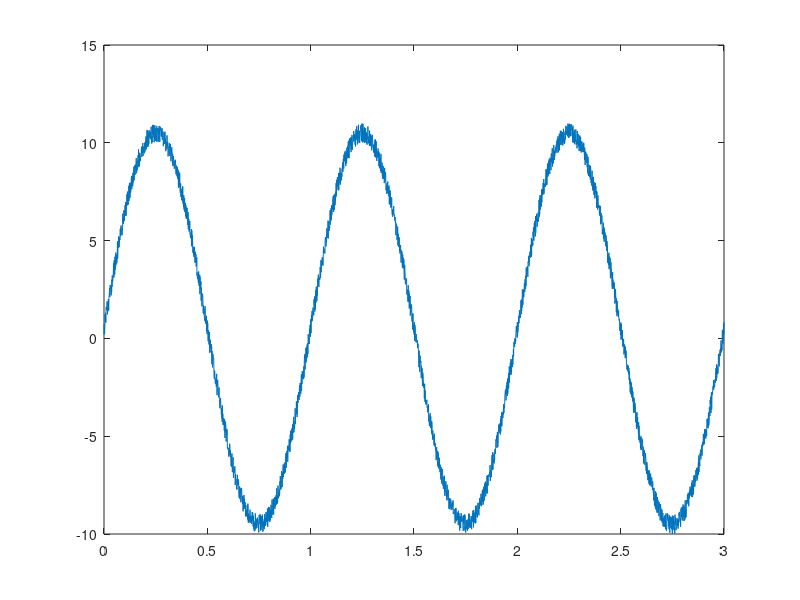

MATLAB code for this plot: (Note: this script raises an error after producing the figure.)



% test_moving average
dt=0.001
t=0:dt:3;
x=10*sin(2*pi*1*t);
x = x + rand(1,length(x));

figure;plot(t,x);


[t2 x2] = daveMVAVG2(t,x,round(0.1/dt), 0.00);
[t3 x3] = daveMVAVG2(t,x,round(0.1/dt));
hold on; plot(t2, x2,'ro');
hold on; plot(t3,x3,'g');
hold on; plot(downsample(t3,round(0.1/dt/2)),downsample(x3,round(0.1/dt/2))+1,'ko-');
